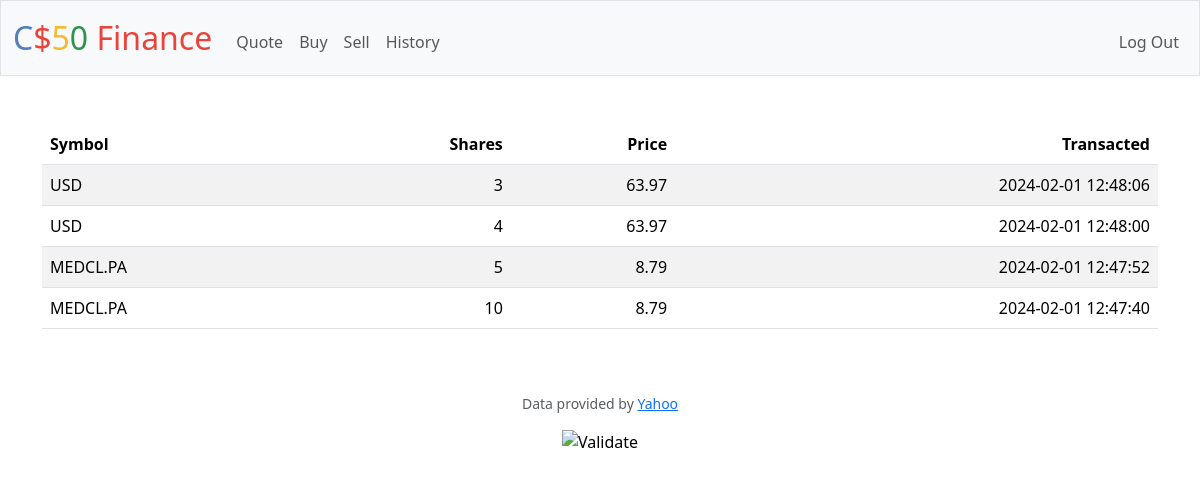
Page /history (signed in) on the committed database.
### tables this page shows
CREATE TABLE "history" ('id' INTEGER PRIMARY KEY AUTOINCREMENT NOT NULL, 'user_id' INTEGER NOT NULL, 'symbol' TEXT NOT NULL, 'price' NUMERIC NOT NULL, 'shares' INTEGER NOT NULL, 'datetime' DATETIME NOT NULL DEFAULT CURRENT_TIMESTAMP);

### app.py (the view)
@app.route("/history")
@login_required
def history():
    history = db.execute("SELECT * FROM history WHERE user_id = ? ORDER BY datetime DESC", session["user_id"])
    return render_template("history.html", history=history)

### app.py (called while the page is built)
@app.after_request
def after_request(response):
    response.headers["Cache-Control"] = "no-cache, no-store, must-revalidate"
    response.headers["Expires"] = 0
    response.headers["Pragma"] = "no-cache"
    return response

### helpers.py (called while the page is built)
def login_required(f):
    @wraps(f)
    def decorated_function(*args, **kwargs):
        if session.get("user_id") is None:
            return redirect("/login")
        return f(*args, **kwargs)
    return decorated_function

### templates/history.html (shortened to what this page needs)
{% extends "layout.html" %}
{% block main %}
<table class="table table-striped">
    <thead>
        <tr>
            <th class="text-start">Symbol</th>
            <th class="text-end">Shares</th>
            <th class="text-end">Price</th>
            <th class="text-end">Transacted</th>
        </tr>
    </thead>
    <tbody>
        {% for rows in history %}
            <tr>
                <td class="text-start">{{ rows.symbol }}</td>
                <td class="text-end">{{ rows.shares }}</td>
                <td class="text-end">{{ rows.price }}</td>
                <td class="text-end">{{ rows.datetime }}</td>
            </tr>
        {% endfor %}
    </tbody>
</table>
{% endblock %}

### templates/layout.html (shortened to what this page needs)
<!DOCTYPE html>
<html lang="en">
    <head>
        <link href="https://cdn.jsdelivr.net/npm/bootstrap@5.3.2/dist/css/bootstrap.min.css" rel="stylesheet">
        <link href="/static/styles.css" rel="stylesheet">
    </head>
    <body>
        <nav class="bg-light border navbar navbar-expand-md navbar-light">
            <div class="container-fluid">
                <a class="navbar-brand" href="/"><span class="blue">C</span><span class="red">$</span><span class="yellow">5</span><span class="green">0</span> <span class="red">Finance</span></a>
                <div class="collapse navbar-collapse" id="navbar">
                    {% if session["user_id"] %}
                        <ul class="navbar-nav me-auto mt-2">
                            <li class="nav-item"><a class="nav-link" href="/quote">Quote</a></li>
                            <li class="nav-item"><a class="nav-link" href="/buy">Buy</a></li>
                            <li class="nav-item"><a class="nav-link" href="/sell">Sell</a></li>
                            <li class="nav-item"><a class="nav-link" href="/history">History</a></li>
                        </ul>
                        <ul class="navbar-nav ms-auto mt-2">
                            <li class="nav-item"><a class="nav-link" href="/logout">Log Out</a></li>
                        </ul>
                    {% else %}
                        <ul class="navbar-nav ms-auto mt-2">
                            <li class="nav-item"><a class="nav-link" href="/register">Register</a></li>
                            <li class="nav-item"><a class="nav-link" href="/login">Log In</a></li>
                        </ul>
                    {% endif %}
                </div>
            </div>
        </nav>
        <main class="container py-5 text-center">
            {% block main %}{% endblock %}
        </main>
        <footer class="mb-5">
            <p class="mb-3 small text-center text-muted">
                Data provided by <a href="https://finance.yahoo.com/">Yahoo</a>
            </p>
            <form action="https://validator.w3.org/check" class="text-center" enctype="multipart/form-data" method="post" target="_blank">
                <input alt="Validate" src="/static/I_heart_validator.png" type="image">
            </form>
        </footer>
    </body>
</html>

### static/styles.css (style rules this page uses)
nav .navbar-brand { font-size: xx-large; }
nav .navbar-brand .blue { color: #537fbe; }
nav .navbar-brand .red { color: #ea433b; }
nav .navbar-brand .yellow { color: #f5b82e; }
nav .navbar-brand .green { color: #2e944b; }

### rows in the picture
history: symbol "USD", shares "3", price "63.97", datetime "2024-02-01 12:48:06"
history: symbol "USD", shares "4", price "63.97", datetime "2024-02-01 12:48:00"
history: symbol "MEDCL.PA", shares "5", price "8.79", datetime "2024-02-01 12:47:52"
history: symbol "MEDCL.PA", shares "10", price "8.79", datetime "2024-02-01 12:47:40"
